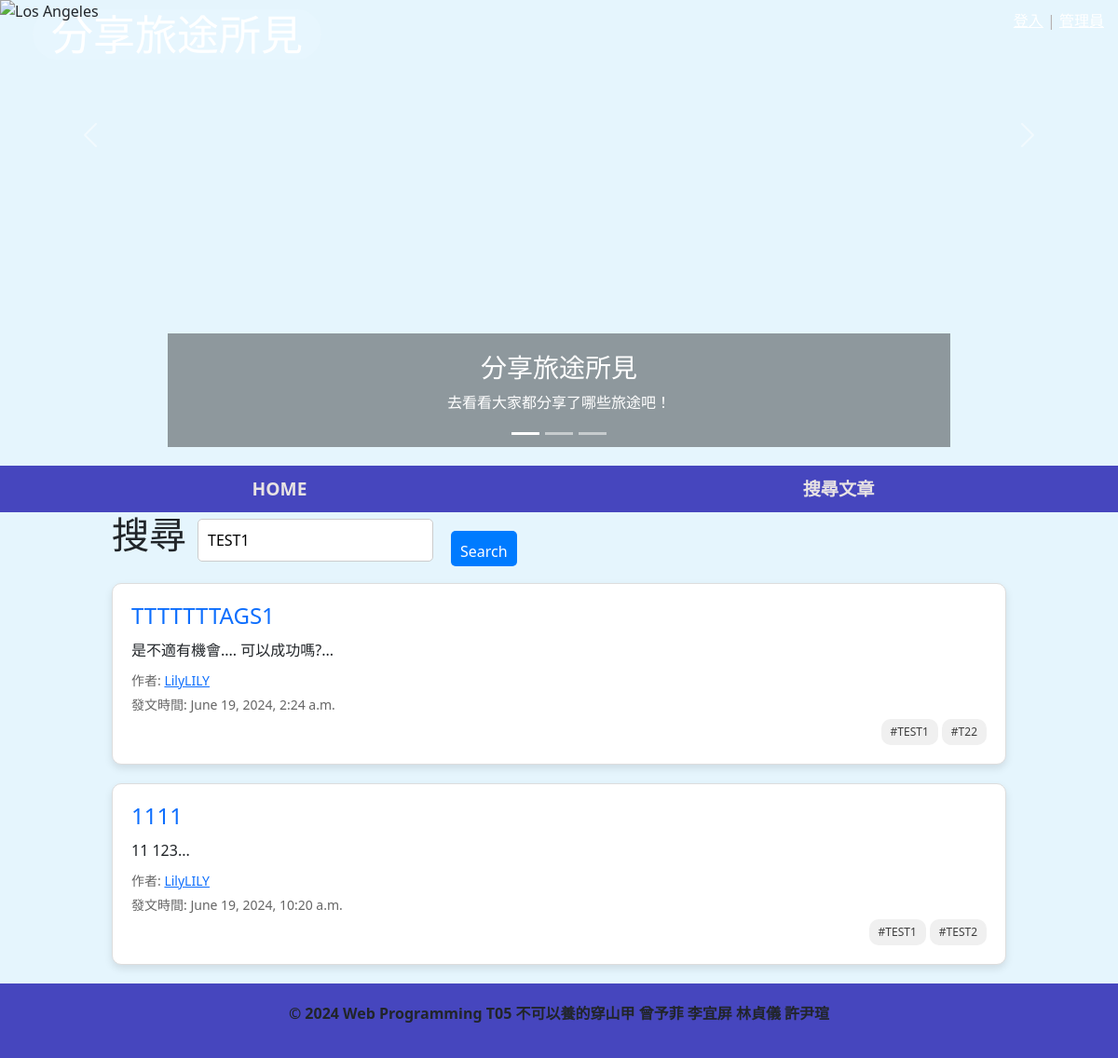
Screenshot of /search/?query=TEST1 with the database file from the repository.
### travel/models.py (models this page shows, shortened)
class Post(models.Model):
    user = models.ForeignKey(User, on_delete=models.CASCADE, related_name='posts', verbose_name="發文者")
    title = models.CharField(max_length=20, verbose_name="文章標題")
    description = models.TextField(verbose_name="文章內容")
    created_at = models.DateTimeField(default=timezone.now, verbose_name="發文時間")
    pictures = models.ManyToManyField(Picture, related_name='posts', verbose_name="內文圖片", blank=True)
    tags = models.ManyToManyField(Tag, related_name='posts', verbose_name="標籤", blank=True)

class Tag(models.Model):
    name = models.CharField(max_length=30, unique=True, verbose_name="標籤名稱")
    def __str__(self):
        return self.name

### travel/views.py (the view)
# urls.py: path('search/', views.search_posts, name='search_posts'),
def search_posts(request):
    form = SearchForm(request.GET or None)
    posts = Post.objects.all()
    if form.is_valid():
        query = form.cleaned_data.get('query')
        if query:
            posts = posts.filter(
                Q(title__icontains=query) | Q(description__icontains=query) | Q(tags__name__icontains=query)
            ).distinct()
    return render(request, 'search_results.html', {'form': form, 'posts': posts})

### travel/forms.py
class SearchForm(forms.Form):
    query = forms.CharField(required=False, label='')

### travel/templates/search_results.html (shortened to what this page needs)
{% extends "Mama.html" %}
{% load static %}
{% block CSS %}
    <link rel="stylesheet" type="text/css" href="{% static 'css/home.css' %}">
{% endblock %}
{% block content %}
<div class="post-list">
    <div class="search-form">
        <h1>搜尋</h1>
        <form method="get" action="{% url 'travel:search_posts' %}" class="fo">
            {{ form.as_p }}
            <button class="search-button" type="submit">Search</button>
        </form>
    </div>
    {% for post in posts %}
    <div class="post-item">
        <h2 class="post-title"><a class="post" href="/post_detail/{{ post.id }}">{{ post.title }}</a></h2>
        <p class="post-description">{{ post.description|slice:":30" }}...</p>
        <p class="post-author">作者: <a href="/{{ post.user.profile.member_id }}/detail/">{{ post.user.username }}</a></p>
        <p class="post-date">發文時間: {{ post.created_at }}</p>
        <div class="post-tags-container">
            {% for tag in post.tags.all %}
                <a class="post-tags" href="/search/?query={{ tag }}">#{{ tag }}</a>
            {% endfor %}
        </div>
    </div>
    {% endfor %}
</div>
{% endblock %}

### static/css/mama.css (style rules this page uses)
* { box-sizing: border-box; font-family: system-ui, -apple-system, BlinkMacSystemFont, 'Segoe UI', Roboto, Oxygen, Ubuntu, Cantarell, 'Open Sans', 'Helvetica Neue', sans-serif; }
body { margin: 0; padding: 0; display: flex; flex-direction: column; }

### static/css/home.css (style rules this page uses)
.post-list { list-style: none; margin: 0 auto; width: 80%; padding: 0; }
.post-item { background-color: #ffffff; border: 1px solid #ddd; margin-bottom: 20px; border-radius: 10px; padding: 20px; box-shadow: 0 4px 8px rgba(0, 0, 0, 0.1); }
.post-title { font-size: 24px; margin-top: 0; margin-bottom: 10px; }
body { background-color: #e5f5fd; }
a.post { text-decoration:none }
.post-description { font-size: 16px; margin-bottom: 10px; }
.post-author, .post-date { font-size: 14px; color: #666; margin-bottom: 5px; }

### travel/templates/search_results.html (style rules this page uses)
.search-form { display: flex; flex-wrap: wrap; gap: 5px; }
.fo { display: flex; flex-wrap: wrap; gap: 5px; vertical-align:middle }
textarea, input[type="text"], input[type="file"], button { display: block; padding: 10px; margin: 7px; border: 1px solid #ccc; border-radius: 5px; box-sizing: border-box; }
button { background-color: #007bff; color: #fff; height: 50%; vertical-align:middle; border: none; cursor: pointer; margin-top: 20px; }
.post-tags-container { display: flex; flex-wrap: wrap; gap: 4px; justify-content: flex-end; }
.post-tags { background-color: #f0f0f0; color: #3d3d3d; text-decoration: none; padding: 5px 10px; border-radius: 10px; font-size: 12px; }

### rows the page displays
Post: title "TTTTTTTAGS1", description "是不適有機會.... 可以成功嗎?", user.username "LilyLILY", created_at "June 19, 2024, 2:24 a.m."
Tag: name "TEST1"
Tag: name "T22"
Post: title "1111", description "11 123", user.username "LilyLILY", created_at "June 19, 2024, 10:20 a.m."
Tag: name "TEST2"
